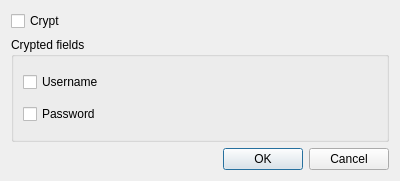
<?xml version="1.0" encoding="UTF-8"?>
<ui version="4.0">
 <class>ExportDlg</class>
 <widget class="QDialog" name="ExportDlg">
  <property name="geometry">
   <rect>
    <x>0</x>
    <y>0</y>
    <width>400</width>
    <height>181</height>
   </rect>
  </property>
  <property name="windowTitle">
   <string>Export</string>
  </property>
  <layout class="QVBoxLayout" name="verticalLayout_2">
   <item>
    <widget class="QCheckBox" name="Check_Crypt">
     <property name="text">
      <string>Crypt</string>
     </property>
    </widget>
   </item>
   <item>
    <widget class="QGroupBox" name="Group_CryptFields">
     <property name="title">
      <string>Crypted fields</string>
     </property>
     <layout class="QVBoxLayout" name="verticalLayout_3">
      <item>
       <widget class="QCheckBox" name="Check_Username">
        <property name="text">
         <string>Username</string>
        </property>
       </widget>
      </item>
      <item>
       <widget class="QCheckBox" name="Check_Password">
        <property name="text">
         <string>Password</string>
        </property>
       </widget>
      </item>
     </layout>
    </widget>
   </item>
   <item>
    <widget class="QDialogButtonBox" name="buttonBox">
     <property name="orientation">
      <enum>Qt::Horizontal</enum>
     </property>
     <property name="standardButtons">
      <set>QDialogButtonBox::Cancel|QDialogButtonBox::Ok</set>
     </property>
    </widget>
   </item>
  </layout>
 </widget>
 <resources/>
 <connections>
  <connection>
   <sender>buttonBox</sender>
   <signal>accepted()</signal>
   <receiver>ExportDlg</receiver>
   <slot>accept()</slot>
   <hints>
    <hint type="sourcelabel">
     <x>248</x>
     <y>254</y>
    </hint>
    <hint type="destinationlabel">
     <x>157</x>
     <y>274</y>
    </hint>
   </hints>
  </connection>
  <connection>
   <sender>buttonBox</sender>
   <signal>rejected()</signal>
   <receiver>ExportDlg</receiver>
   <slot>reject()</slot>
   <hints>
    <hint type="sourcelabel">
     <x>316</x>
     <y>260</y>
    </hint>
    <hint type="destinationlabel">
     <x>286</x>
     <y>274</y>
    </hint>
   </hints>
  </connection>
 </connections>
</ui>
